Frame 1 (no input): blank canvas, image omitted
Frame 60 (no input): blank canvas, image omitted
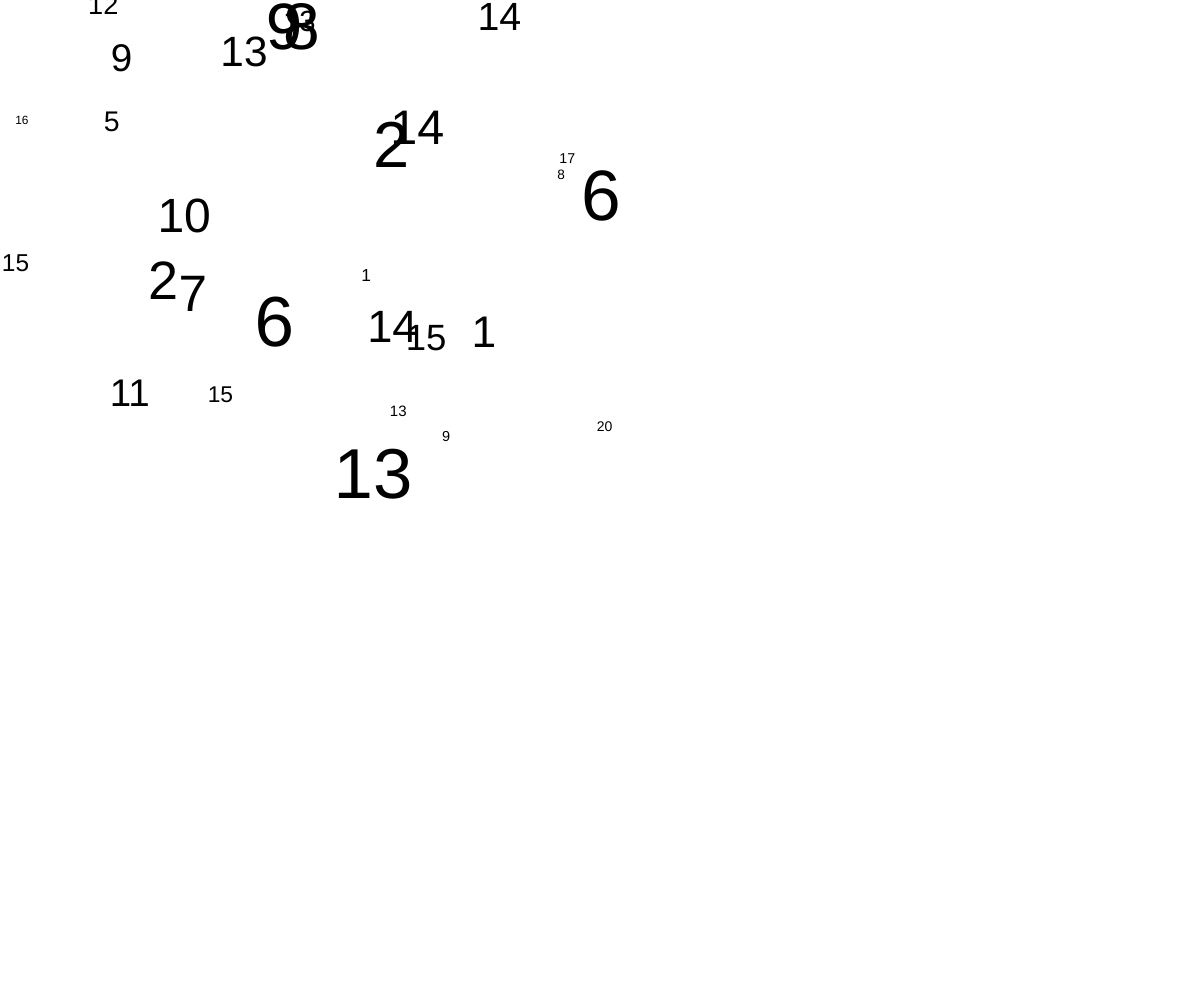
Frame 120 (the mouse pressed at the canvas centre since frame 60)

The p5.js sketch whose frames 1 and 60 were blank and that drew this single picture after the mouse press (run headless with seeded random() and noise() and a simulated clock; from frame 60 on, the mouse is pressed at the canvas centre):

// p5.js sketch
// ── sketch.js
/*
Peter Chang
8-30-2019
MM6201-1X
Exercise 6: looping
*/


function setup() {
  // put setup code here

  createCanvas(windowWidth, windowHeight);

  let mX = mouseX/50;


  // for (let i = 0; i < 20; i++) {
  //
  //   textSize(random(10,72));
  //   let rngnum = round(random(0,20));
  //   text(rngnum, random(windowWidth),random(windowHeight));
  //  }


}


function windowResized() {
  resizeCanvas(windowWidth, windowHeight);

}

function draw() {
  // frameRate(0.01);
  // for (let i = 0; i < 20; i++) {
  //
  //   textSize(random(10,72));
  //   let rngnum = round(random(0,20));
  //   text(rngnum, random(windowWidth),random(windowHeight));
  //  }

 }

 function mousePressed(){

   clear();

   let c = random(round(mouseX/20),round(mouseY/20));
   for (let i = 0; i < c; i++) {

     textSize(random(10,72));
     let rngnum = round(random(0,20));
     text(rngnum, random(mouseX),random(mouseY));
    }

 }
